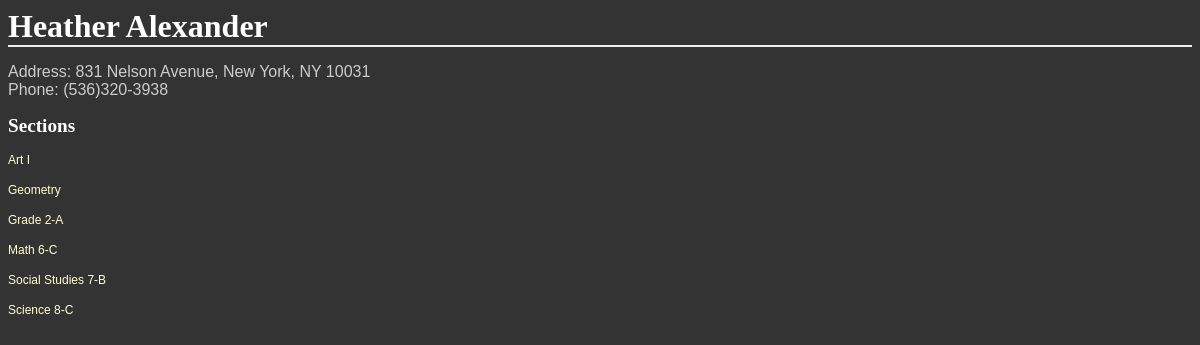
The app's page /districts/1/schools/2/students/8/, older data.
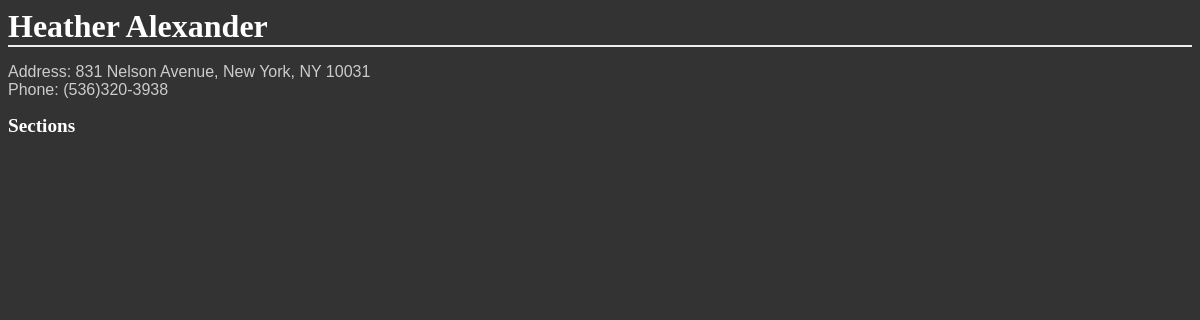
The same page, newer data.
### database_setup.py (models this page shows, shortened)
class Section(Base):
    __tablename__ = 'section'
    id = Column(Integer, primary_key=True)
    name = Column(String(40), nullable=False)
    school_id = Column(Integer, ForeignKey('school.id'))
    school = relationship(School)
    teacher_id = Column(Integer, ForeignKey('teacher.id'))
    teacher = relationship(Teacher)
    students = relationship('Student', secondary='enrollment')

### schools.py (the view)
@app.route('/districts/<int:district_id>/schools/<int:school_id>/students/<int:student_id>/')
def showStudent(district_id, school_id, student_id):
    student = session.query(Student).filter_by(id=student_id).one()
    sections = student.sections
    return render_template('student.html',
                           district_id=district_id,
                           school_id=school_id,
                           student=student,
                           sections=sections)

### templates/student.html
<html>
<head>
	<link rel=stylesheet type=text/css href="{{ url_for('static', filename='styles.css') }}">
</head>
<body>
<h1>{{student.first_name}} {{student.last_name}}</h1>
<p>Address: {{student.address}}, {{student.city}}, {{student.state}} {{student.zip}}<br>
Phone: {{student.phone}}</p>
<h2>Sections</h2>
{% for section in sections %}
	<p><a href='{{url_for('showSection', district_id=district_id, school_id=school_id, section_id=section.id)}}'>{{section.name}}</a></p>
{% endfor %}
</body>
</html>

Row changes from the older to the newer data that the page shows:
no longer on this page (row edited): Section: name "Art I"
no longer on this page (row edited): Section: name "Geometry"
no longer on this page (row edited): Section: name "Grade 2-A"
no longer on this page (row edited): Section: name "Math 6-C"
no longer on this page (row edited): Section: name "Social Studies 7-B"
no longer on this page (row edited): Section: name "Science 8-C"
